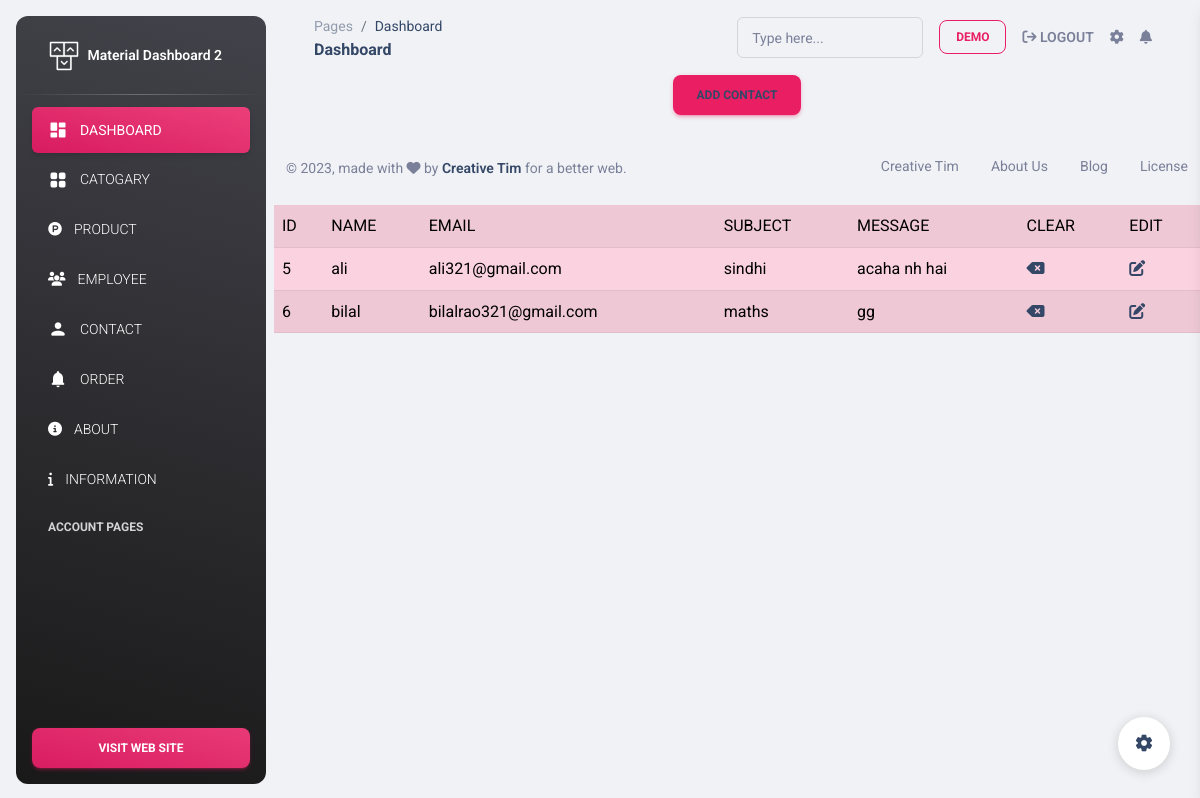
Screenshot of /admin/pages/showcontact.php (signed in) with the database file from the repository.
### tables this page shows
CREATE TABLE `tbl_commerce` (
  `id` int(11) NOT NULL,
  `name` varchar(50) NOT NULL,
  `email` varchar(50) NOT NULL,
  `subject` varchar(50) NOT NULL,
  `mssg` varchar(50) NOT NULL
);

### admin/pages/showcontact.php (the view, shortened to what this page needs)
<!DOCTYPE html>
<html lang="en">
<head>
    <link rel="stylesheet" href="https://cdnjs.cloudflare.com/ajax/libs/font-awesome/6.4.0/css/all.min.css" />
</head>
<body>
<?php include('header.php');?>
<?php
$selectquery = "SELECT * FROM `tbl_commerce`";
$runquery = mysqli_query($conn,$selectquery);
$rows_check = mysqli_num_rows($runquery);
echo"<center><button class='btn btn-primary'><a style='text-decoration: none;' href='../../template/contact.php'>ADD CONTACT</a></button></center>";
echo "<table class ='table table-striped table-hover table-primary'>";
 echo "<tr>
  <td>ID</td>
  <td>NAME</td>
  <td>EMAIL</td>
  <td>SUBJECT</td>
  <td>MESSAGE</td>
  <td>CLEAR</td>
  <td>EDIT</td>
  </tr>";
if($rows_check > 0){
    while($c = mysqli_fetch_array($runquery)){
        echo "<tr>
        <td>$c[0]</td>
        <td>$c[1]</td>
        <td>$c[2]</td>
        <td>$c[3]</td>
        <td>$c[4]</td>
        <td><a href='deletecontact.php?idgo=$c[0]'><i class='fa-solid fa-delete-left' style='red'></i></a></td>
        <td><a href='updatecontact.php?idgo=$c[0]'><i class='fa-solid fa-edit' style='color:'red'></i></a></td>
        </tr>";
    }
}
else{
    echo "<tr class='bg-info'>
    <td colspan = '3' style='text-align:center' class='text-danger'>no records</td>
     </tr>";
}
?>
<?php include('footer.php');?>
</body>
</html>

### rows the page displays
tbl_commerce: id "5", name "ali", email "ali321@gmail.com", subject "sindhi", mssg "acaha nh hai"
tbl_commerce: id "6", name "bilal", email "bilalrao321@gmail.com", subject "maths", mssg "gg"

### other values shown
$_SESSION["username"] "DEMO"
